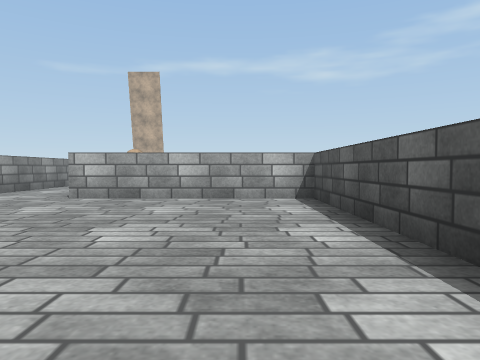
view 1 (above)

19 first-person views from a walk through a scene from a Unity 3-D project. The camera is 0.64 m above the floor, tilts 2° down and sees 70° across. The floor is counted in squares, 1 m on a side. Each view is taken from the middle of a square. On the plan, view 1 faces up. The plan holds only what a view shows up to about 10 squares ahead; the rest is blank. The place goes on beyond the plan. The player is left out. Surface patterns are stand-ins for the level's own textures.

view 2
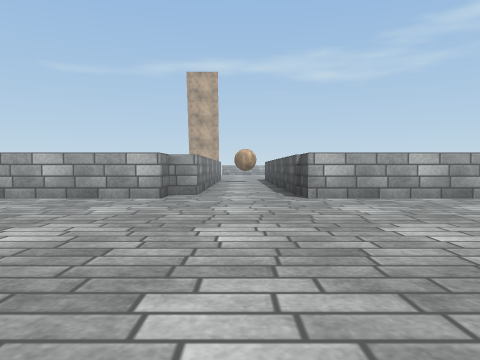

view 3
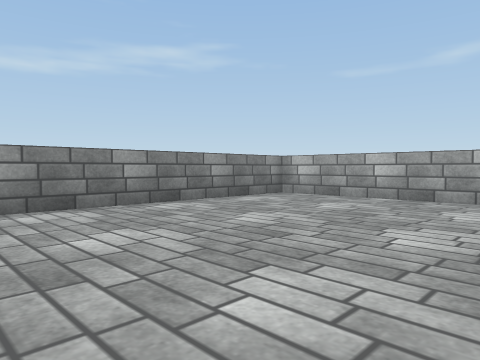

view 4
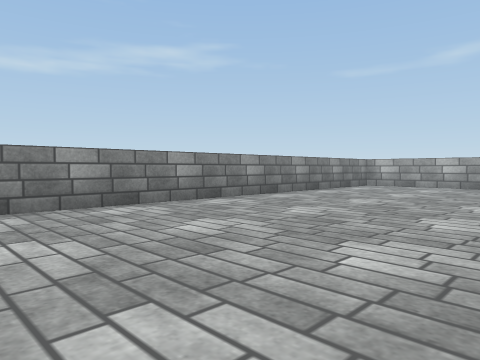

view 5
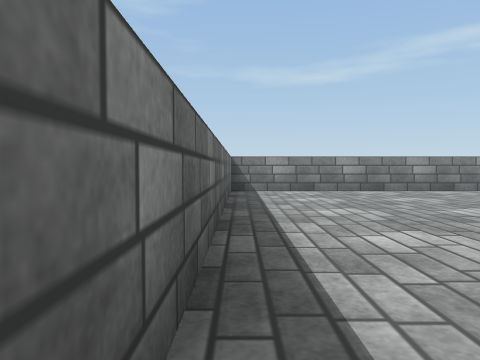

view 6
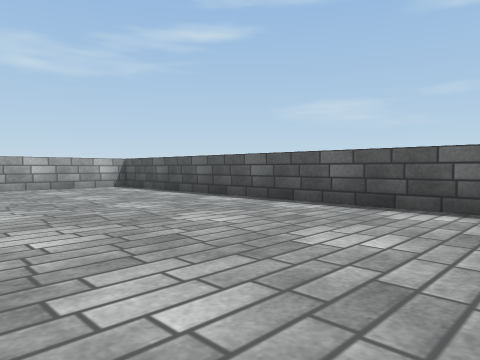

view 7
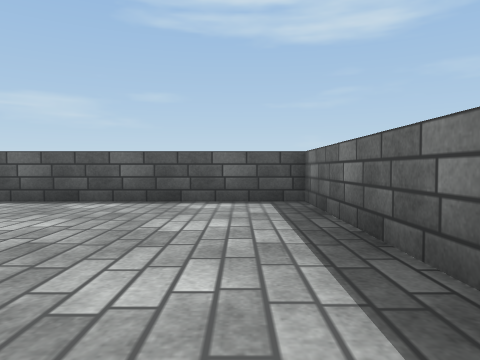

view 8
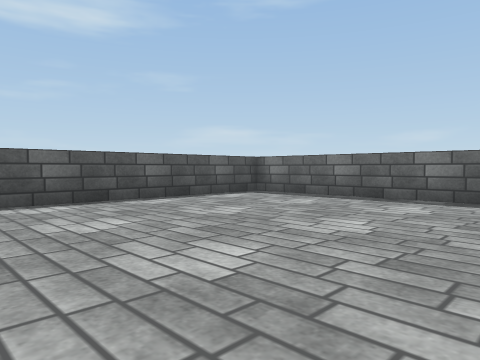

view 9
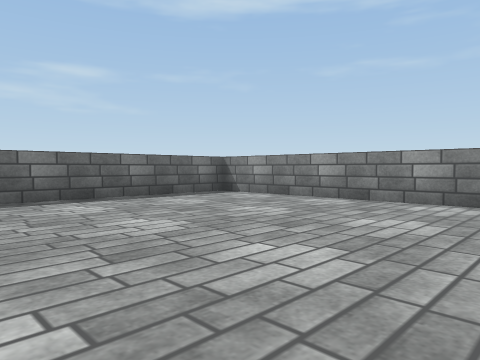

view 10
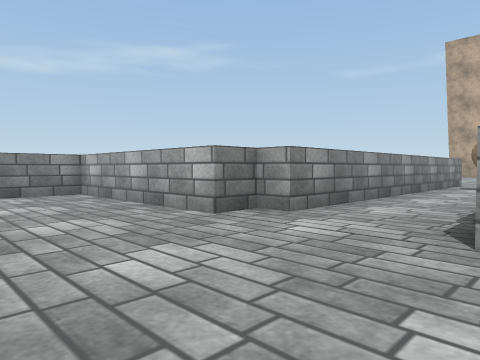

view 11
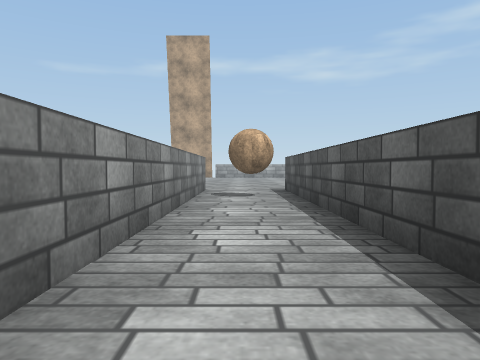

view 12
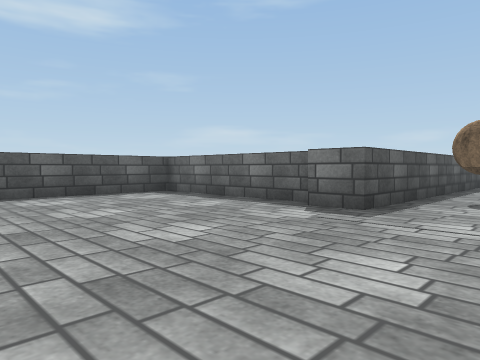

view 13
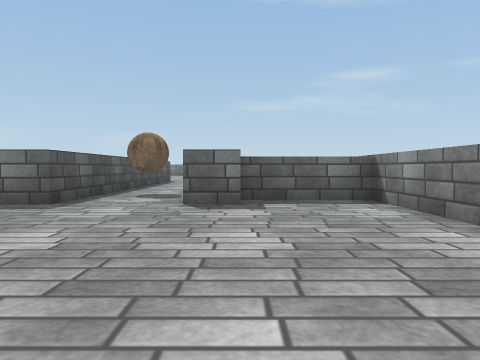

view 14
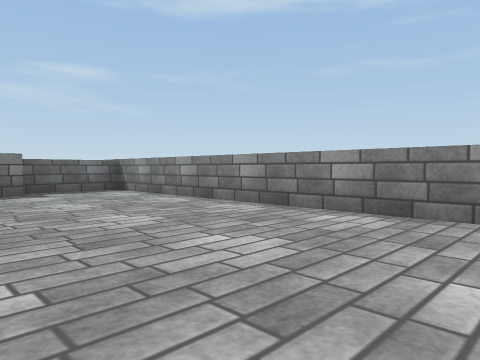

view 15
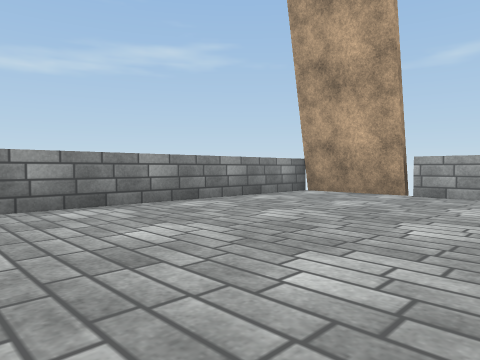

view 16
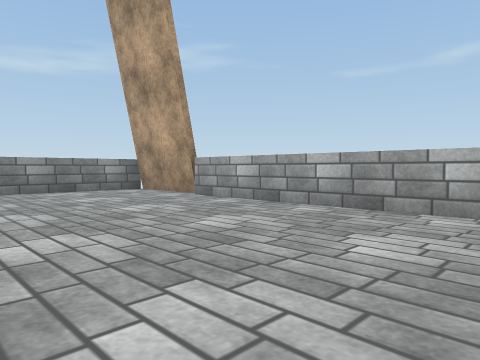

view 17
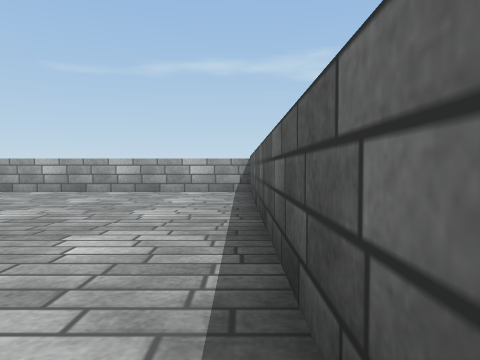

view 18
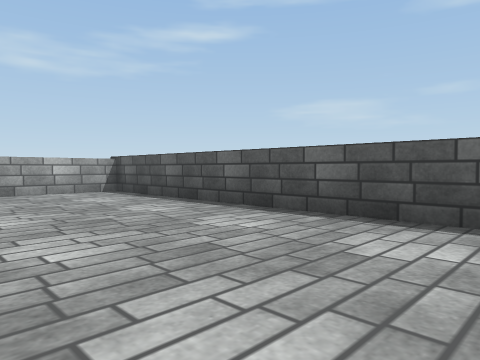

view 19
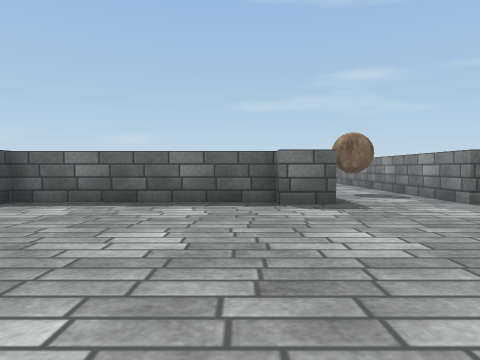

### Floor plan
Points are (right, up) in squares from view 1. A wall is a line through its corners. A room is listed if a view was taken in it or the views show most of it. See-through windows are left out.
Room 1 (views 1, 2, 3, 4, 5, 6, 7, 8, 9, 10)
walls: (-6.7, 7.2) (-11.6, 7.2) (-11.6, -6.2) (1.6, -6.2) (1.6, 7.2) (-3.7, 7.2); (-6, 8) (-6.7, 8)
ways out: opening at (-4.5, 8) to room 2
Room 2 (views 11, 12, 13, 14, 15, 16, 17, 18, 19)
walls: (-7.1, 18) (-6, 18) (-6, 8); (-9.8, 17.3) (-7, 17.3); (-6.9, 31.1) (-9.6, 31.1); (-9.6, 31.3) (-9.6, 16.8); (2.4, 31.1) (-6.8, 31.1); (-6.7, 8) (-6.7, 7.2); (-3.7, 7.2) (-3.7, 18) (-2.7, 18) (-2.7, 17.6) (2.3, 17.6) (2.3, 31.4)
low walls: (-6.9, 31.3) (-9.6, 31.3)
ways out: opening at (-4.5, 8) to room 1; gap at (-7, 32)
objects: other object (-5, 15) to (-5, 16)

Positions as (right, up) in squares from view 1, and headings:
1: (0, 0), facing up
2: (-5, 0), facing up
3: (-6, 0), facing up-left
4: (-6, -5), facing up-left
5: (-2, -6), facing left
6: (-4, -4), facing up-right
7: (-5, -5), facing right
8: (-5, 1), facing down-right
9: (-5, 1), facing down-left
10: (-3, 4), facing up-left
11: (-5, 8), facing up
12: (-6, 23), facing down-right
13: (-7, 24), facing down
14: (-5, 27), facing down-left
15: (-4, 23), facing up-left
16: (0, 26), facing up-left
17: (2, 22), facing up
18: (-2, 22), facing up-right
19: (-2, 24), facing down
